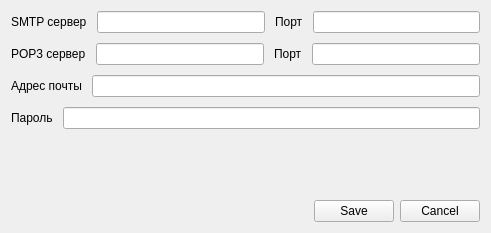
<?xml version="1.0" encoding="UTF-8"?>
<ui version="4.0">
 <class>Form</class>
 <widget class="QWidget" name="Form">
  <property name="geometry">
   <rect>
    <x>0</x>
    <y>0</y>
    <width>491</width>
    <height>233</height>
   </rect>
  </property>
  <property name="windowTitle">
   <string>Settings</string>
  </property>
  <layout class="QVBoxLayout" name="verticalLayout_2">
   <item>
    <layout class="QVBoxLayout" name="verticalLayout">
     <property name="spacing">
      <number>10</number>
     </property>
     <item>
      <layout class="QHBoxLayout" name="horizontalLayout_2">
       <item>
        <widget class="QLabel" name="label">
         <property name="text">
          <string>SMTP сервер</string>
         </property>
        </widget>
       </item>
       <item>
        <widget class="QLineEdit" name="smtp_host"/>
       </item>
       <item>
        <widget class="QLabel" name="label_2">
         <property name="text">
          <string>Порт</string>
         </property>
        </widget>
       </item>
       <item>
        <widget class="QLineEdit" name="smtp_port"/>
       </item>
      </layout>
     </item>
     <item>
      <layout class="QHBoxLayout" name="horizontalLayout_3">
       <item>
        <widget class="QLabel" name="label_3">
         <property name="text">
          <string>POP3 сервер</string>
         </property>
        </widget>
       </item>
       <item>
        <widget class="QLineEdit" name="pop_host"/>
       </item>
       <item>
        <widget class="QLabel" name="label_4">
         <property name="text">
          <string>Порт</string>
         </property>
        </widget>
       </item>
       <item>
        <widget class="QLineEdit" name="pop_port"/>
       </item>
      </layout>
     </item>
     <item>
      <layout class="QHBoxLayout" name="horizontalLayout_4">
       <item>
        <widget class="QLabel" name="label_5">
         <property name="text">
          <string>Адрес почты</string>
         </property>
        </widget>
       </item>
       <item>
        <widget class="QLineEdit" name="email_address"/>
       </item>
      </layout>
     </item>
     <item>
      <layout class="QHBoxLayout" name="horizontalLayout_5">
       <item>
        <widget class="QLabel" name="label_6">
         <property name="text">
          <string>Пароль</string>
         </property>
        </widget>
       </item>
       <item>
        <widget class="QLineEdit" name="password"/>
       </item>
      </layout>
     </item>
    </layout>
   </item>
   <item>
    <spacer name="verticalSpacer">
     <property name="orientation">
      <enum>Qt::Vertical</enum>
     </property>
     <property name="sizeType">
      <enum>QSizePolicy::Expanding</enum>
     </property>
     <property name="sizeHint" stdset="0">
      <size>
       <width>50</width>
       <height>100</height>
      </size>
     </property>
    </spacer>
   </item>
   <item>
    <layout class="QHBoxLayout" name="horizontalLayout">
     <item>
      <spacer name="horizontalSpacer">
       <property name="orientation">
        <enum>Qt::Horizontal</enum>
       </property>
       <property name="sizeHint" stdset="0">
        <size>
         <width>40</width>
         <height>20</height>
        </size>
       </property>
      </spacer>
     </item>
     <item>
      <widget class="QPushButton" name="btn_save">
       <property name="text">
        <string>Save</string>
       </property>
      </widget>
     </item>
     <item>
      <widget class="QPushButton" name="btn_cancel">
       <property name="text">
        <string>Cancel</string>
       </property>
      </widget>
     </item>
    </layout>
   </item>
  </layout>
 </widget>
 <resources/>
 <connections/>
</ui>
